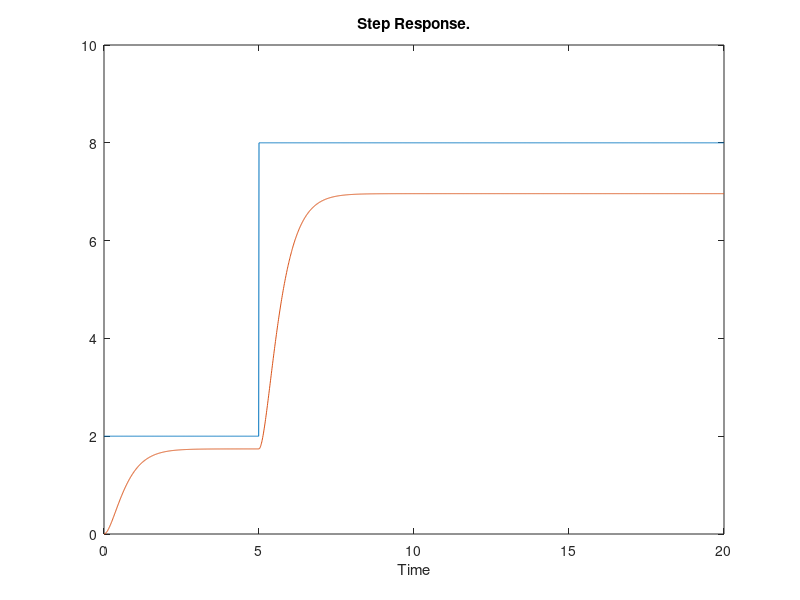
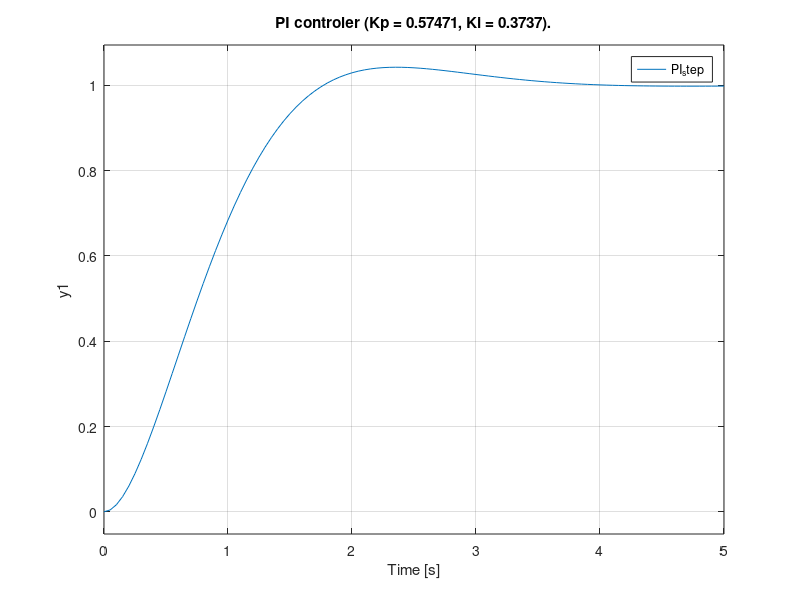
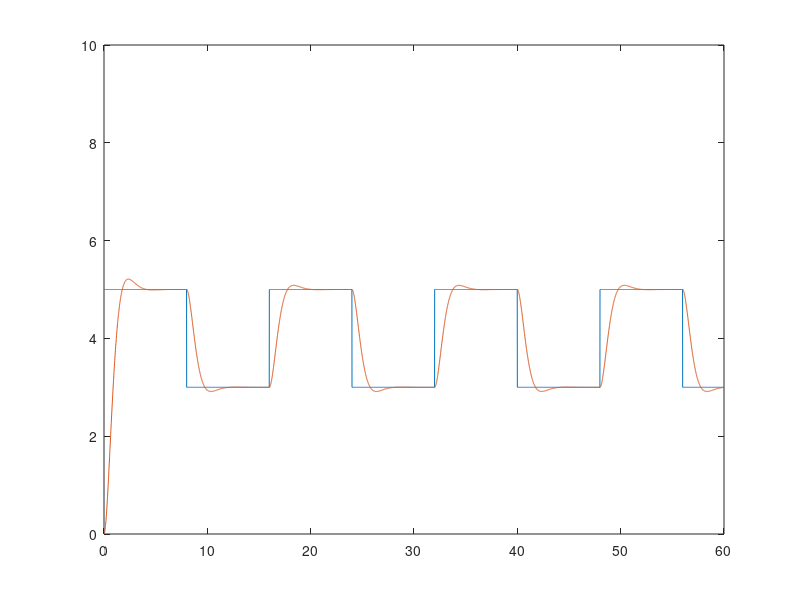

Source code (MATLAB) for these figures, in order:
%D6 generator

clear all
close all
clc
Ks = 0.87;
Te = 0.1;  %tu
Tb = 1.12;  %tg

T1 = 0.37*Tb;
T2 = 3.33*Te;

sys  = Ks * tf(1, [T1 1]) * tf(1, [T2 1])

% Step response

figure('Name','Transfer function')
% [y,t] = step(sys);
t=0:0.01:20;
for k=1:length(t)
    if(t(k)<5)
        y(k) = 2;
    else
        y(k) = 8;
    end
end
plot(t, y);
hold on
st = lsim(sys,y,t);
plot(t, st);
title('Step Response.');
xlabel('Time'); 
axis([0 20 0 10])
hold off

        % PI contoller with Tsum method
%///Parameters
disp('pi')
Kp = 0.5/Ks;
Ti = 0.5*(T1+T2);
%\\\
figure('Name','PI controller')
PID_controller = pidstd(Kp, Ti);
m = feedback(PID_controller*sys,1);
step(m)
title(['PI controler (Kp = ' num2str(Kp) ', Ki = ' num2str(Ti)  ').']);
legend('PI_step')


% Step response for voltage control with Tsum method
f = 1/16;
t1=0:0.01:60;
pulse = 2*square(2*pi*f*t1)/2 + 4;
figure
plot(t1, pulse)
axis([0 60 0 10])
hold on
resp = lsim(m,pulse,t1);
plot(t1, resp) 
e = resp - (pulse.');

% Errors
iea = trapz(t1,abs(e));          % IAE trapz=numerical integration 
ise = trapz(t1,e.^2);            % ISE 
itae = trapz(t1, t1'.*abs(e));     % ITAE
itse = trapz(t1,t1'.*(e.^2));      % ITSE

